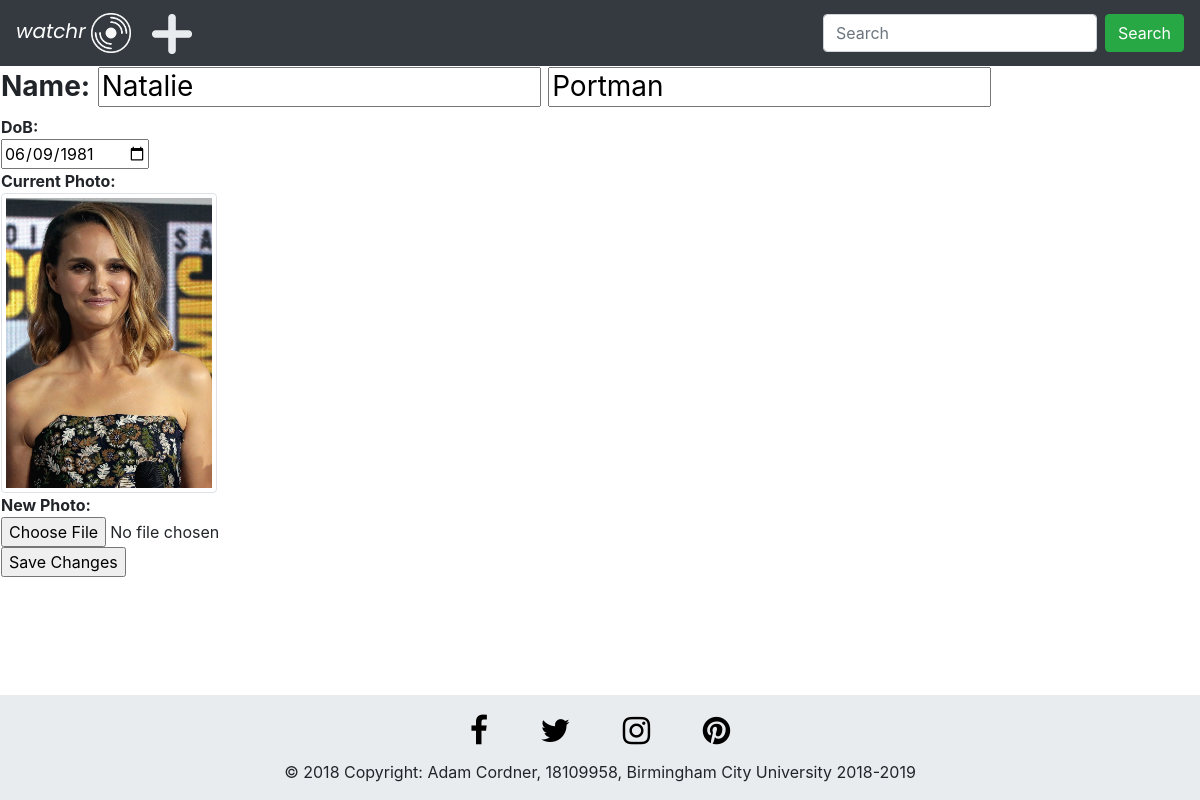
Screenshot of /assignment/edit_actor.php?mVar=1 with the database file from the repository.
### tables this page shows
CREATE TABLE `actor` (
  `actorID` int(10) NOT NULL,
  `actorFName` varchar(50) NOT NULL,
  `actorSName` varchar(50) NOT NULL,
  `actorDOB` date DEFAULT NULL,
  `actorImg` varchar(500) DEFAULT NULL
);

### assignment/edit_actor.php (the view, shortened to what this page needs)
<!DOCTYPE html>
<html lang="en">
<head>
    <link rel="stylesheet" href="https://maxcdn.bootstrapcdn.com/bootstrap/4.3.1/css/bootstrap.min.css">
    <link href="https://cdnjs.cloudflare.com/ajax/libs/font-awesome/4.7.0/css/font-awesome.min.css" rel="stylesheet"/>
    <link href="style.css" rel="stylesheet"/>
</head>
<body class="body-styling">
<nav class="navbar navbar-expand-sm bg-dark navbar-dark justify-content-between">
    <span>
        <a class="navbar-brand" href="index.php">
        <span class="logo-font"><i>watchr</i></span>
        <img src="noun_DVD_950474.png" alt="logo" class="logo-width">
        </a>
        <a href = "add_movie.php"><img src="noun_Plus_2224973.png" alt="logo" class="logo-width" title="Add New Movie/TV Show"></a>
    </span>
    <form class="form-inline" action="search_results.php" method="post" enctype="multipart/form-data">
        <input class="form-control mr-sm-2" type="text" name="searchVal" placeholder="Search">
        <button class="btn btn-success" type="submit" name="upload">Search</button>
    </form>
</nav>
    <?php
        isset($_POST['mVar']) ? $m = $_POST['mVar'] : $m = $_GET['mVar'];
        include 'connection.php';
        $val = $m;
        $sql1 = "SELECT * FROM actor WHERE actorID = '$val'";
        $result1 = $conn->query($sql1);
        if (($result1->num_rows > 0)) {
    ?>
    <table>
        <tr>
            <form action="update_actor.php" method="post" enctype="multipart/form-data">
            <?php
            while(($row1 =$result1->fetch_assoc())) {
            ?>
                <td><h3><b>Name:</b> <input pattern='[^-,"]+' required type="text" name="actorFName" value="<?= $row1["actorFName"];?>"> <input pattern='[^-,"]+' required type="text" name="actorSName" value="<?= $row1["actorSName"];?>"></h3>
                <b>DoB:</b><br><input value="<?= $row1["actorDOB"];?>" required type="date" name="actorDOB"> <br>
                <b>Current Photo:</b><br>
                <img class="img-thumbnail img-size-cust" src="actors/<?= $row1["actorImg"];?>" alt="actor_face"><br>
                <b>New Photo:</b><br>
                <input type="file" name="fileToUpload" id="fileToUpload"><br>
                <input type="submit" name="upload" value="Save Changes">
            </form>
       </tr>
    </table>
        <?php
        }
        }else {
       ?>
        <p>Invalid Request</p>
       <?php
        }
    ?>
</body>
<footer class="c-f-style page-footer font-small pt-4">
  <div class="container rowcol-md-12 flex-center" align="center">
          <a class="no-text-deco fb-ic" href="https://www.facebook.com/">
            <font color="black">
                <i class="fa fa-facebook-f fa-lg white-text mr-md-5 mr-3 fa-2x"></i>
              </font>
          </a>
          <a class="no-text-deco tw-ic" href="https://twitter.com/">
              <font color="black">
                <i class="fa fa-twitter fa-lg white-text mr-md-5 mr-3 fa-2x"> </i>
              </font>
          </a>
          <a class="no-text-deco ins-ic" href="https://www.instagram.com">
              <font color="black">
                <i class="fa fa-instagram fa-lg white-text mr-md-5 mr-3 fa-2x"> </i>
              </font>
          </a>
          <a class="no-text-deco pin-ic" href="https://www.pinterest.co.uk">
              <font color="black">
                <i class="fa fa-pinterest fa-lg white-text fa-2x"> </i>
              </font>
          </a>
  </div>
  <div class="footer-copyright text-center py-3">© 2018 Copyright:  Adam Cordner, 18109958, Birmingham City University 2018-2019
  </div>
</footer>
</body>
</html>

### assignment/style.css (style rules this page uses)
.body-styling { height: auto; margin-bottom: 200px; }
.logo-font { font-family: 'Poppins', sans-serif; }
.logo-width { max-width: 40px; }
.no-text-deco { text-decoration:none; }
.c-f-style { background-color:#e9ecef; bottom: 0; width: 100%; left: 0; position: fixed; }
.img-size-cust { height:300px; }

### rows the page displays
actor: actorFName "Natalie", actorSName "Portman", actorDOB "06/09/1981", actorImg (picture)
